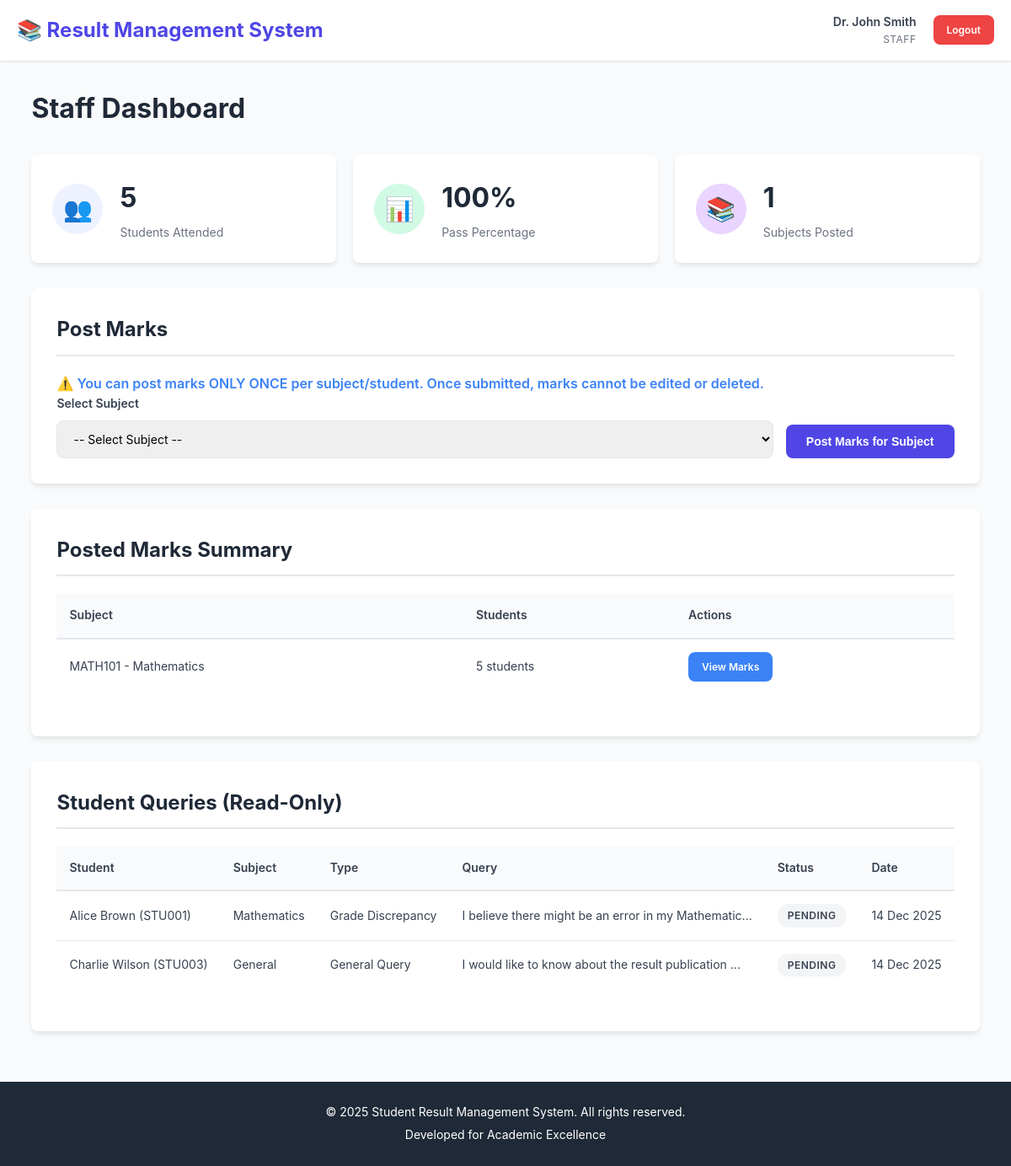
Screenshot of /staff/dashboard.php (signed in) with the database file from the repository.
### tables this page shows
CREATE TABLE subjects (
    id INT AUTO_INCREMENT PRIMARY KEY,
    subject_code VARCHAR(20) UNIQUE NOT NULL,
    subject_name VARCHAR(100) NOT NULL,
    total_marks INT NOT NULL DEFAULT 100,
    created_at TIMESTAMP DEFAULT CURRENT_TIMESTAMP
);

CREATE TABLE queries (
    id INT AUTO_INCREMENT PRIMARY KEY,
    student_id INT NOT NULL,
    subject_id INT,
    query_type VARCHAR(50) NOT NULL,
    query_text TEXT NOT NULL,
    status ENUM('pending', 'reviewed', 'resolved') DEFAULT 'pending',
    admin_response TEXT,
    created_at TIMESTAMP DEFAULT CURRENT_TIMESTAMP,
    updated_at TIMESTAMP DEFAULT CURRENT_TIMESTAMP ON UPDATE CURRENT_TIMESTAMP,
    FOREIGN KEY (student_id) REFERENCES students(id) ON DELETE CASCADE,
    FOREIGN KEY (subject_id) REFERENCES subjects(id) ON DELETE SET NULL
);

CREATE TABLE students (
    id INT AUTO_INCREMENT PRIMARY KEY,
    student_id VARCHAR(20) UNIQUE NOT NULL,
    full_name VARCHAR(100) NOT NULL,
    email VARCHAR(100),
    phone VARCHAR(15),
    class VARCHAR(50),
    created_at TIMESTAMP DEFAULT CURRENT_TIMESTAMP
);

### staff/dashboard.php (the view, shortened to what this page needs)
<?php
$conn = getDBConnection();
$staff_id = $_SESSION['user_id'];
$stats = [];
$result = $conn->query("SELECT COUNT(DISTINCT student_id) as total FROM marks WHERE staff_id = $staff_id");
$stats['students_attended'] = $result->fetch_assoc()['total'];
$result = $conn->query("
    SELECT
        COUNT(*) as total_records,
        COUNT(CASE WHEN (m.marks_obtained / sub.total_marks * 100) >= 40 THEN 1 END) as pass_count
    FROM marks m
    INNER JOIN subjects sub ON m.subject_id = sub.id
    WHERE m.staff_id = $staff_id
");
$pass_data = $result->fetch_assoc();
$stats['pass_percentage'] = $pass_data['total_records'] > 0
    ? round(($pass_data['pass_count'] / $pass_data['total_records']) * 100, 2)
    : 0;
$subjects_posted = [];
$result = $conn->query("
    SELECT DISTINCT sub.id, sub.subject_code, sub.subject_name, sub.total_marks
    FROM subjects sub
    INNER JOIN marks m ON sub.id = m.subject_id
    WHERE m.staff_id = $staff_id
");
while ($row = $result->fetch_assoc()) {
    $subjects_posted[] = $row;
}
$result = $conn->query("SELECT id, subject_code, subject_name, total_marks FROM subjects ORDER BY subject_code");
$queries = [];
$query = "
    SELECT q.*, s.full_name as student_name, s.student_id, sub.subject_name
    FROM queries q
    LEFT JOIN students s ON q.student_id = s.id
    LEFT JOIN subjects sub ON q.subject_id = sub.id
    WHERE q.subject_id IN (SELECT DISTINCT subject_id FROM marks WHERE staff_id = $staff_id)
    OR q.subject_id IS NULL
    ORDER BY q.created_at DESC
    LIMIT 10
";
$result = $conn->query($query);
while ($row = $result->fetch_assoc()) {
    $queries[] = $row;
}
?>
<!DOCTYPE html>
<html lang="en">
<head>
    <link rel="stylesheet" href="../assets/css/style.css">
</head>
<body>
    <?php include '../includes/header.php'; ?>
    <div class="container">
        <h1 class="page-title">Staff Dashboard</h1>
        <div class="stats-grid">
            <div class="stat-card">
                <div class="stat-icon stat-icon-blue">
                    <span>👥</span>
                </div>
                <div class="stat-content">
                    <h3><?php echo $stats['students_attended']; ?></h3>
                    <p>Students Attended</p>
                </div>
            </div>
            <div class="stat-card">
                <div class="stat-icon stat-icon-green">
                    <span>📊</span>
                </div>
                <div class="stat-content">
                    <h3><?php echo $stats['pass_percentage']; ?>%</h3>
                    <p>Pass Percentage</p>
                </div>
            </div>
            <div class="stat-card">
                <div class="stat-icon stat-icon-purple">
                    <span>📚</span>
                </div>
                <div class="stat-content">
                    <h3><?php echo count($subjects_posted); ?></h3>
                    <p>Subjects Posted</p>
                </div>
            </div>
        </div>
        <div class="dashboard-section">
            <h2>Post Marks</h2>
            <p class="info-text">⚠️ You can post marks ONLY ONCE per subject/student. Once submitted, marks cannot be edited or deleted.</p>
            <form method="GET" action="post_marks.php" class="inline-form">
                <div class="form-group">
                    <label for="subject_id">Select Subject</label>
                    <select id="subject_id" name="subject_id" required>
                        <option value="">-- Select Subject --</option>
                    </select>
                </div>
                <button type="submit" class="btn btn-primary">Post Marks for Subject</button>
            </form>
        </div>
        <?php if (!empty($subjects_posted)): ?>
        <div class="dashboard-section">
            <h2>Posted Marks Summary</h2>
            <div class="table-container">
                <table class="data-table">
                    <thead>
                        <tr>
                            <th>Subject</th>
                            <th>Students</th>
                            <th>Actions</th>
                        </tr>
                    </thead>
                    <tbody>
                        <?php foreach ($subjects_posted as $subject): ?>
                            <?php
                            $conn = getDBConnection();
                            $countResult = $conn->query("SELECT COUNT(DISTINCT student_id) as count FROM marks WHERE staff_id = $staff_id AND subject_id = {$subject['id']}");
                            $student_count = $countResult->fetch_assoc()['count'];
                            ?>
                            <tr>
                                <td><?php echo htmlspecialchars($subject['subject_code'] . ' - ' . $subject['subject_name']); ?></td>
                                <td><?php echo $student_count; ?> students</td>
                                <td>
                                    <a href="view_marks.php?subject_id=<?php echo $subject['id']; ?>" class="btn btn-sm btn-info">View Marks</a>
                                </td>
                            </tr>
                        <?php endforeach; ?>
                    </tbody>
                </table>
            </div>
        </div>
        <?php endif; ?>
        <div class="dashboard-section">
            <h2>Student Queries (Read-Only)</h2>
            <div class="table-container">
                <table class="data-table">
                    <thead>
                        <tr>
                            <th>Student</th>
                            <th>Subject</th>
                            <th>Type</th>
                            <th>Query</th>
                            <th>Status</th>
                            <th>Date</th>
                        </tr>
                    </thead>
                    <tbody>
                        <?php if (empty($queries)): ?>
                            <tr>
                                <td colspan="6" class="text-center">No queries found</td>
                            </tr>
                        <?php else: ?>
                            <?php foreach ($queries as $query): ?>
                                <tr>
                                    <td><?php echo htmlspecialchars($query['student_name']); ?> (<?php echo $query['student_id']; ?>)</td>
                                    <td><?php echo $query['subject_name'] ?? 'General'; ?></td>
                                    <td><?php echo htmlspecialchars($query['query_type']); ?></td>
                                    <td><?php echo htmlspecialchars(substr($query['query_text'], 0, 50)); ?>...</td>
                                    <td><?php echo getQueryStatusBadge($query['status']); ?></td>
                                    <td><?php echo formatDate($query['created_at']); ?></td>
                                </tr>
                            <?php endforeach; ?>
                        <?php endif; ?>
                    </tbody>
                </table>
            </div>
        </div>
    </div>
    <?php include '../includes/footer.php'; ?>
</body>
</html>

### includes/functions.php (shortened to what this page needs)
<?php
function formatDate($date) {
    return date('d M Y', strtotime($date));
}
function getQueryStatusBadge($status) {
    $badges = [
        'pending' => '<span class="badge badge-warning">Pending</span>',
        'reviewed' => '<span class="badge badge-info">Reviewed</span>',
        'resolved' => '<span class="badge badge-success">Resolved</span>'
    ];
    return $badges[$status] ?? '<span class="badge badge-secondary">' . ucfirst($status) . '</span>';
}
?>

### assets/css/style.css (style rules this page uses)
* { margin: 0; padding: 0; box-sizing: border-box; }
:root { --primary-color: #4f46e5; --primary-dark: #4338ca; --secondary-color: #10b981; --danger-color: #ef4444; --warning-color: #f59e0b; --info-color: #3b82f6; --dark-color: #1f2937; --light-color: #f9fafb; --border-color: #e5e7eb; --text-color: #374151; --text-light: #6b7280; --shadow-sm: 0 1px 2px 0 rgba(0, 0, 0, 0.05); --shadow-md: 0 4px 6px -1px rgba(0, 0, 0, 0.1); --shadow-lg: 0 10px 15px -3px rgba(0, 0, 0, 0.1); --radius: 8px; }
body { font-family: -apple-system, BlinkMacSystemFont, 'Segoe UI', Roboto, 'Helvetica Neue', Arial, sans-serif; background-color: var(--light-color); color: var(--text-color); line-height: 1.6; min-height: 100vh; display: flex; flex-direction: column; }
.container { max-width: 1200px; margin: 0 auto; padding: 30px 20px; flex: 1; }
.page-title { font-size: 32px; color: var(--dark-color); margin-bottom: 30px; font-weight: 700; }
.dashboard-section { background: white; border-radius: var(--radius); box-shadow: var(--shadow-md); padding: 30px; margin-bottom: 30px; }
.dashboard-section h2 { font-size: 24px; color: var(--dark-color); margin-bottom: 20px; padding-bottom: 10px; border-bottom: 2px solid var(--border-color); }
.stats-grid { display: grid; grid-template-columns: repeat(auto-fit, minmax(250px, 1fr)); gap: 20px; margin-bottom: 30px; }
.stat-card { background: white; border-radius: var(--radius); box-shadow: var(--shadow-md); padding: 25px; display: flex; align-items: center; gap: 20px; transition: transform 0.2s, box-shadow 0.2s; }
.stat-icon { width: 60px; height: 60px; border-radius: 50%; display: flex; align-items: center; justify-content: center; font-size: 28px; flex-shrink: 0; }
.stat-icon-blue { background: #eef2ff; color: var(--primary-color); }
.stat-icon-green { background: #d1fae5; color: var(--secondary-color); }
.stat-icon-purple { background: #e9d5ff; color: #9333ea; }
.stat-content h3 { font-size: 32px; font-weight: 700; color: var(--dark-color); margin-bottom: 5px; }
.stat-content p { color: var(--text-light); font-size: 14px; margin: 0; }
.form-group { margin-bottom: 20px; }
.form-group label { display: block; margin-bottom: 8px; font-weight: 600; color: var(--text-color); font-size: 14px; }
.form-group input[type="text"], .form-group input[type="email"], .form-group input[type="number"], .form-group input[type="password"], .form-group select, .form-group textarea { width: 100%; padding: 12px 15px; border: 1px solid var(--border-color); border-radius: var(--radius); font-size: 14px; font-family: inherit; transition: border-color 0.2s, box-shadow 0.2s; }
.inline-form { display: flex; gap: 15px; align-items: flex-end; }
.inline-form .form-group { flex: 1; margin-bottom: 0; }
.btn { display: inline-block; padding: 12px 24px; border: none; border-radius: var(--radius); font-size: 14px; font-weight: 600; text-align: center; text-decoration: none; cursor: pointer; transition: all 0.2s; }
.btn-primary { background: var(--primary-color); color: white; }
.btn-info { background: var(--info-color); color: white; }
.btn-sm { padding: 8px 16px; font-size: 12px; }
.table-container { overflow-x: auto; margin-bottom: 20px; }
.data-table { width: 100%; border-collapse: collapse; background: white; font-size: 14px; }
.data-table thead { background: var(--light-color); }
.data-table th { padding: 15px; text-align: left; font-weight: 600; color: var(--text-color); border-bottom: 2px solid var(--border-color); }
.data-table td { padding: 15px; border-bottom: 1px solid var(--border-color); }
.data-table tbody tr:last-child td { border-bottom: none; }
.badge { display: inline-block; padding: 4px 12px; border-radius: 12px; font-size: 12px; font-weight: 600; text-transform: uppercase; letter-spacing: 0.5px; }
.badge-secondary { background: #f3f4f6; color: var(--text-color); }
.info-text { color: var(--info-color) !important; font-weight: 600; }

### rows the page displays
subjects: subject_code+subject_name "MATH101 - Mathematics", student_count "5"
queries: student.full_name "Alice Brown", student.student_id "STU001", subject.subject_name "Mathematics", query_type "Grade Discrepancy", query_text "I believe there might be an error in my Mathematic", status "PENDING", created_at "14 Dec 2025"
queries: student.full_name "Charlie Wilson", student.student_id "STU003", subject_name "General", query_type "General Query", query_text "I would like to know about the result publication", status "PENDING", created_at "14 Dec 2025"

### other values shown
$full_name "Dr. John Smith"
$current_role "STAFF"
$stats['students_attended'] "5"
$stats['pass_percentage'] "100"
count($subjects_posted) "1"
